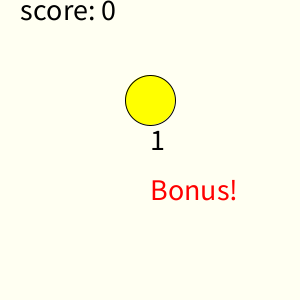
Frame 1 (no input)
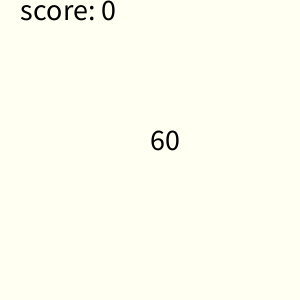
Frame 60 (the mouse pressed at the canvas centre just before this capture)
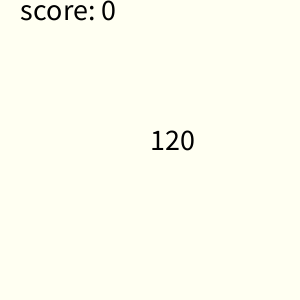
Frame 120 (the mouse held since frame 60 and released just before this capture)

The Processing sketch that drew these frames (run headless with seeded random() and noise(); from frame 60 on, the mouse is pressed at the canvas centre):

// Processing sketch: week12_6_3_bonus_per_5_seconds_show_it
// ── week12_6_3_bonus_per_5_seconds_show_it.pde
//每五秒出現一個加分道具
//Step01: 算時間
//Step02: 秀出來
int T=0;
boolean showIt=false;
void setup(){
  size(300,300);
}
void draw(){//每秒60次
  T++;
  background(#FFFFF2);
  textSize(30);
  fill(0);
  text("score: "+score, 20, 20); 
  text( T, 150,150);
  if( (T/60) % 5 == 0 ){
    fill(255,0,0);
    text( "Bonus!", 150,200);
    showIt=true;
  }else showIt=false;
  
  if(showIt){
    fill(255,255,0);
    ellipse(150, 100, 50,50);
    if( dist(150,100, mouseX,mouseY)<25 ) { //在 showIt 時, 可以加分
      score+=10;
    }
  }
}
int score=0;
